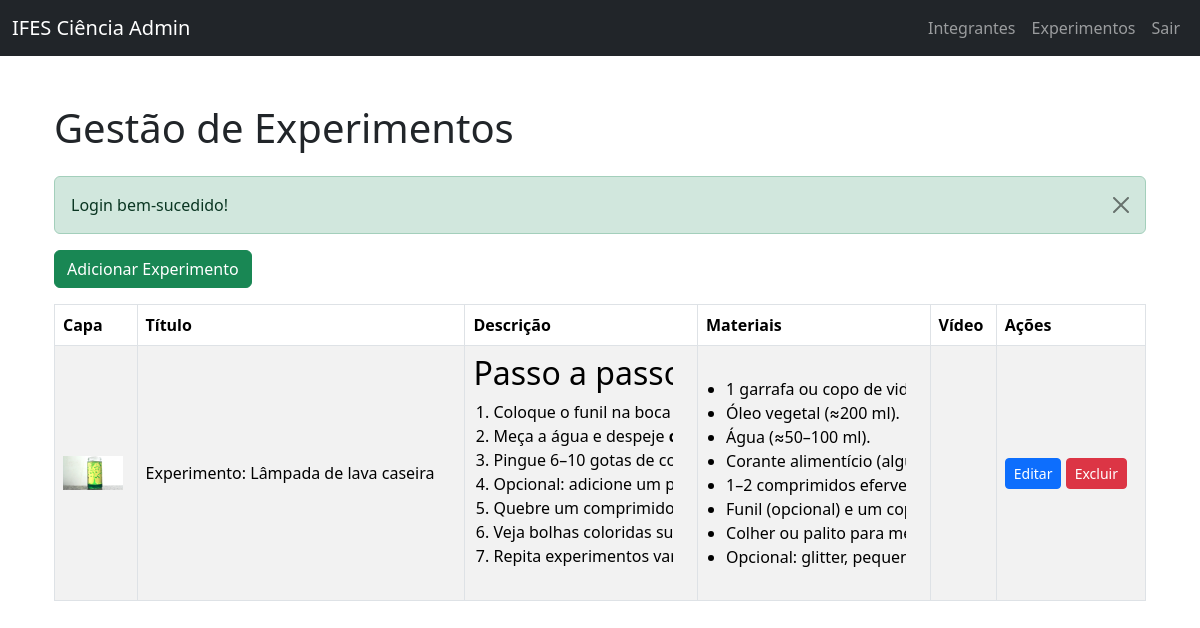
The page /admin/experimentos (signed in) on the database its author committed.
### tables this page shows
CREATE TABLE experimento (
    id       INTEGER PRIMARY KEY AUTOINCREMENT,
    titulo               TEXT    NOT NULL,
    descricao            TEXT    NOT NULL,
    materiais            TEXT    NOT NULL,
    capa                 TEXT    NULL,
    video_explicativo    TEXT    NULL
);

### main.py (the view)
@app.get("/admin/experimentos", response_class=HTMLResponse)
async def listar_experimentos(request: Request, _=Depends(verificar_login_admin)):
    experimentos = experimento_repo.obter_todos_experimentos()
    return templates.TemplateResponse("/admin/experimentos_dashboard.html", {
        "request": request,
        "experimentos": experimentos,
        "flash_messages": get_flash_messages(request)
    })

### templates/admin/experimentos_dashboard.html (shortened to what this page needs)
{% extends "admin/layout.html" %}
{% block content %}
<div class="container my-5">
    <h1 class="mb-4">Gestão de Experimentos</h1>
    {% for msg in flash_messages %}
    <div class="alert alert-{{ msg.type }} alert-dismissible fade show" role="alert">
        {{ msg.message }}
        <button type="button" class="btn-close" data-bs-dismiss="alert"></button>
    </div>
    {% endfor %}
    <button class="btn btn-success mb-3" data-bs-toggle="modal" data-bs-target="#modalAdicionarExperimento">
        Adicionar Experimento
    </button>
    <table class="table table-striped table-bordered align-middle">
        <thead>
            <tr>
                <th>Capa</th>
                <th>Título</th>
                <th>Descrição</th>
                <th>Materiais</th>
                <th>Vídeo</th>
                <th>Ações</th>
            </tr>
        </thead>
        <tbody>
            {% for experimento in experimentos %}
            <tr>
                <td><img src="{{ experimento.capa }}" alt="{{ experimento.titulo }}" width="60"></td>
                <td>{{ experimento.titulo }}</td>
                <td>
                    <div class="text-truncate" style="max-width: 200px;">
                        {{ experimento.descricao|safe }}
                    </div>
                </td>
                <td>
                    <div class="text-truncate" style="max-width: 200px;">
                        {{ experimento.materiais|safe }}
                    </div>
                </td>
                <td>
                </td>
                <td>
                    <button class="btn btn-primary btn-sm" data-bs-toggle="modal" data-bs-target="#modalEditarExperimento{{ experimento.id }}">
                        Editar
                    </button>
                    <form action="/admin/experimentos/excluir/{{ experimento.id }}" method="post" class="d-inline">
                        <button type="submit" class="btn btn-danger btn-sm" onclick="return confirm('Tem certeza que deseja excluir este experimento?')">Excluir</button>
                    </form>
                </td>
            </tr>
            {% endfor %}
        </tbody>
    </table>
</div>
<link href="https://cdnjs.cloudflare.com/ajax/libs/quill/1.3.7/quill.snow.min.css" rel="stylesheet">
{% endblock %}

### templates/admin/experimentos_dashboard.html (style rules this page uses)
.text-truncate { white-space: nowrap; overflow: hidden; text-overflow: ellipsis; }
.text-truncate ul, .text-truncate ol { margin: 0; padding-left: 20px; }
.text-truncate p { margin: 0; }

### rows shown on the page
experimento: capa (picture), titulo "Experimento: Lâmpada de lava caseira", descricao "Passo a pas Coloque o funil na bo Meça a água e despej Pingue 6–10 gotas de Opcional: adicione u Quebre um comprimi Veja bolhas coloridas Repita experimentos…", materiais "1 garrafa ou copo de Óleo vegetal (≈200 ml Água (≈50–100 ml). Corante alimentício (a 1–2 comprimidos efer Funil (opcional) e um Colher ou palito para Opcional: glitter, pequ…"

### other values the page prints
{{ msg.message }} "Login bem-sucedido!"
